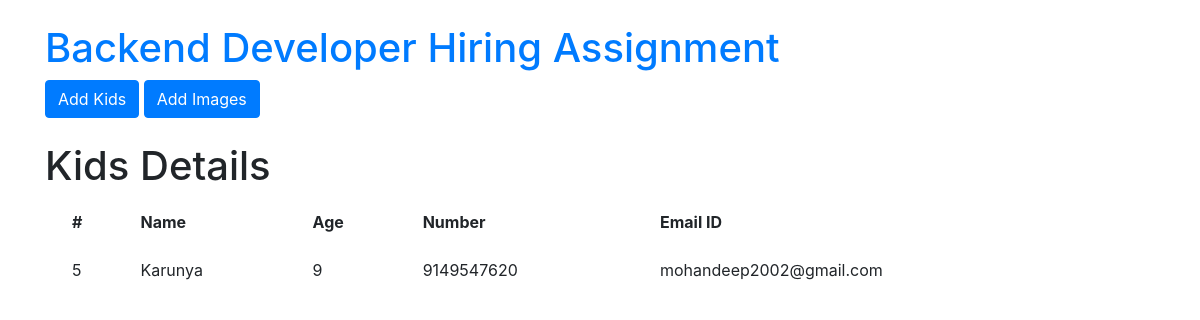
The app's page /, older data.
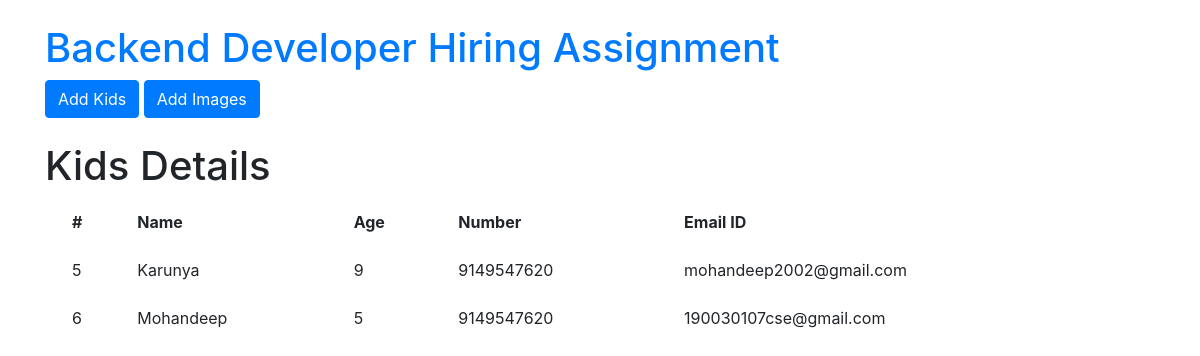
The same page, newer data.
### kids/models.py (models this page shows, shortened)
class Kid(models.Model):
    kid_id = models.AutoField(primary_key=True)
    kid_name = models.CharField(max_length=30)
    kid_age = models.IntegerField()
    phone_regex = RegexValidator(regex=r'^\+?1?\d{9,15}$',
                                 message="Phone number must be entered in the format: '+999999999'. Up to 15 digits allowed.")
    phone_number = models.CharField(validators=[phone_regex], max_length=17, blank=False)
    parents_email_id = models.EmailField()

### kids/views.py (the view)
# urls.py: 2. Add a URL to urlpatterns:  path('', views.home, name='home')
def home(request):
    all_kids = Kid.objects.all()
    return render(request, "index.html", {'data': all_kids})

### kids/templates/index.html (shortened to what this page needs)
<!DOCTYPE html>
<html lang="en">
  <head>
    <link
      rel="stylesheet"
      href="https://cdn.jsdelivr.net/npm/bootstrap@4.3.1/dist/css/bootstrap.min.css"
    />
  </head>
  <body>
    <div class="container">
      <br />
      <a href="{% url 'home' %}"
        ><h1>Backend Developer Hiring Assignment</h1></a
      >
      <a class="btn btn-primary" href="{% url 'add_kids' %}" role="button"
        >Add Kids</a
      >
      <a class="btn btn-primary" href="{% url 'add_images' %}" role="button"
        >Add Images</a
      >
    </div>
    <br />
    <div class="container">
      {% block content %}
      <h1>Kids Details</h1>
      <div class="container">
        <table class="table table-borderless">
          <thead>
            <tr>
              <th scope="col">#</th>
              <th scope="col">Name</th>
              <th scope="col">Age</th>
              <th scope="col">Number</th>
              <th scope="col">Email ID</th>
            </tr>
          </thead>
          <tbody>
            {% for d in data %}
            <tr>
              <td scope="row">{{ d.kid_id }}</td>
              <td>{{ d.kid_name }}</td>
              <td>{{ d.kid_age }}</td>
              <td>{{ d.phone_number }}</td>
              <td>{{ d.parents_email_id }}</td>
            </tr>
            {% endfor %}
          </tbody>
        </table>
      </div>
      {% endblock %}
    </div>
  </body>
</html>

Row changes from the older to the newer data that the page shows:
added Kid: kid_id "6", kid_name "Mohandeep", kid_age "5", phone_number "9149547620", parents_email_id "190030107cse@gmail.com"
